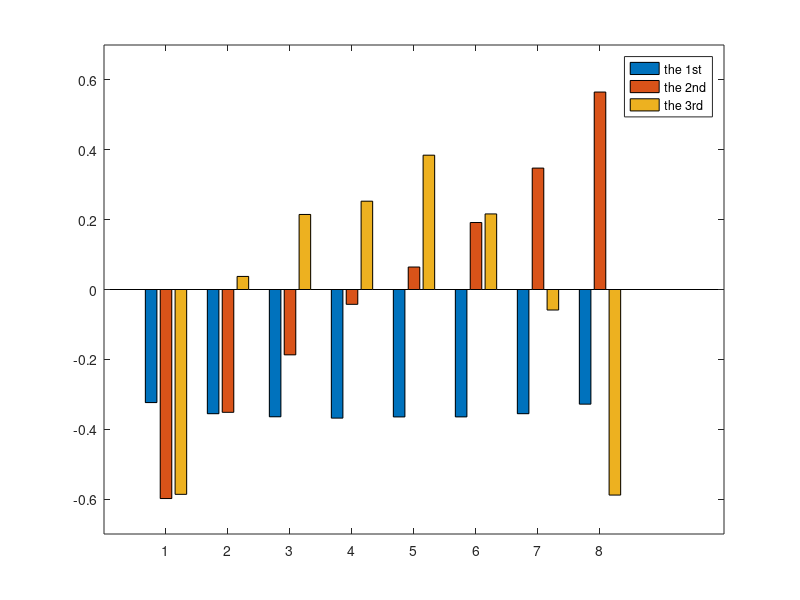

Here is the MATLAB script that generated this plot:
%%% The data file 'd_swap.txt' contains the following daily swap
%%% rates from 7/3/2000 to 7/15/2005.
%%%     swp1y  swp2y   swp3y   sw4y    sw5y    sw7y    sw10y   sw30y

%%% read the data file and get the data matrix
data = load('d_swap.txt');

%%% plot the time series
plotmargin = 50;
plot(data(:, 1), 'b');	hold on;
plot(data(:, 2), 'g');  plot(data(:, 3), 'r');  plot(data(:, 4), 'c');
plot(data(:, 5), 'm');  plot(data(:, 6), 'y');  plot(data(:, 7), 'k');
plot(data(:, 8), 'b:');	hold off;  legend off;
xlim([1-plotmargin, 1257+plotmargin]);
ylim([0.9, 7.50]);		grid off;
set(gca, 'Xtick', [2, 210, 419, 628, 837, 1046, 1257]);
set(gca, 'XtickLabel', ['07/05/00'; '05/03/01'; '03/11/02'; '01/09/03';...
	'11/07/03'; '09/10/04'; '07/15/05']);
legend('swp1y', 'swp2y', 'swp3y', 'swp4y','swp5y', 'swp7y', ...
        'swp10y', 'swp30y');
%print -depsc2 dswap01

%%% Take difference
ddata=diff(data);
plotmargin = 50;
plot(ddata(:, 1), 'b');	hold on;
plot(ddata(:, 2), 'g');  plot(ddata(:, 3), 'r');  plot(ddata(:, 4), 'c');
plot(ddata(:, 5), 'm');  plot(ddata(:, 6), 'y');  plot(ddata(:, 7), 'k');
plot(ddata(:, 8), 'b:');	hold off;  legend off;
xlim([1-plotmargin, 1257+plotmargin]);
set(gca, 'Xtick', [1, 210, 419, 628, 837, 1046, 1256]);
set(gca, 'XtickLabel', ['07/05/00'; '05/03/01'; '03/11/02'; '01/09/03';...
	'11/07/03'; '09/10/04'; '07/15/05']);
legend('swp1y', 'swp2y', 'swp3y', 'swp4y','swp5y', 'swp7y', ...
        'swp10y', 'swp30y');
%print -depsc2 dswap02

%%% Decomposition of Variance
[coeff, eigenvalue, explained]  = pcacov(corrcoef(diff(data)));
bar(eigenvalue./sum(eigenvalue), 'y')
% print -depsc2 dswap03

%%% First 3 Principal Components
mat = [1, 2, 3, 4, 5, 6, 7, 8];
plot(mat, coeff(:,1), '-', 'LineWidth', 2);	hold on;
plot(mat, coeff(:,2), '-.', 'LineWidth', 2);
plot(mat, coeff(:,3), ':', 'LineWidth', 2);	hold off;
ylim([-0.7, 0.65]); xlim([0.5, 8.5]);
legend('trend', 'tilt', 'convexity');
%print -depsc2 dswap04

%%% reduced dimensions
pcadata = data*coeff;
plot(pcadata(:,1), '-', 'LineWidth', 1.5);   hold on;
plot(pcadata(:,2), '-.', 'LineWidth', 1.5);
plot(pcadata(:,3), ':', 'LineWidth', 1.5);   hold off;
xlim([-plotmargin, length(pcadata(:,1))+plotmargin]);
set(gca, 'Xtick', [1, 210, 419, 628, 837, 1046, 1256]);
set(gca, 'XtickLabel', ['07/03/00'; '05/03/01'; '03/11/02'; '01/09/03';...
        '11/07/03'; '09/10/04'; '07/15/05']);
legend('Level', 'Slope', 'Curvature');
% print -depsc2 dswap05

%%% plot the factor loadings
bar(-coeff(:,1:3), 'grouped')
ylim([-0.7, 0.7])
legend('the 1st', 'the 2nd', 'the 3rd')
%print -depsc2 dswap06
